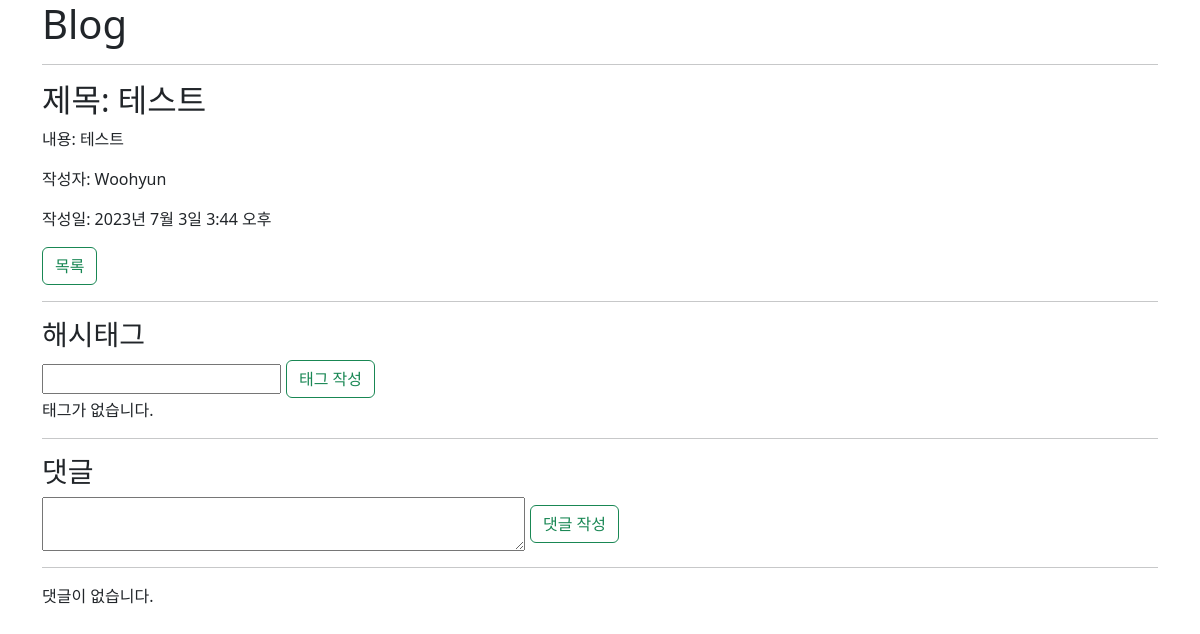
/blog/detail/1/, run on an earlier commit of the app's database.
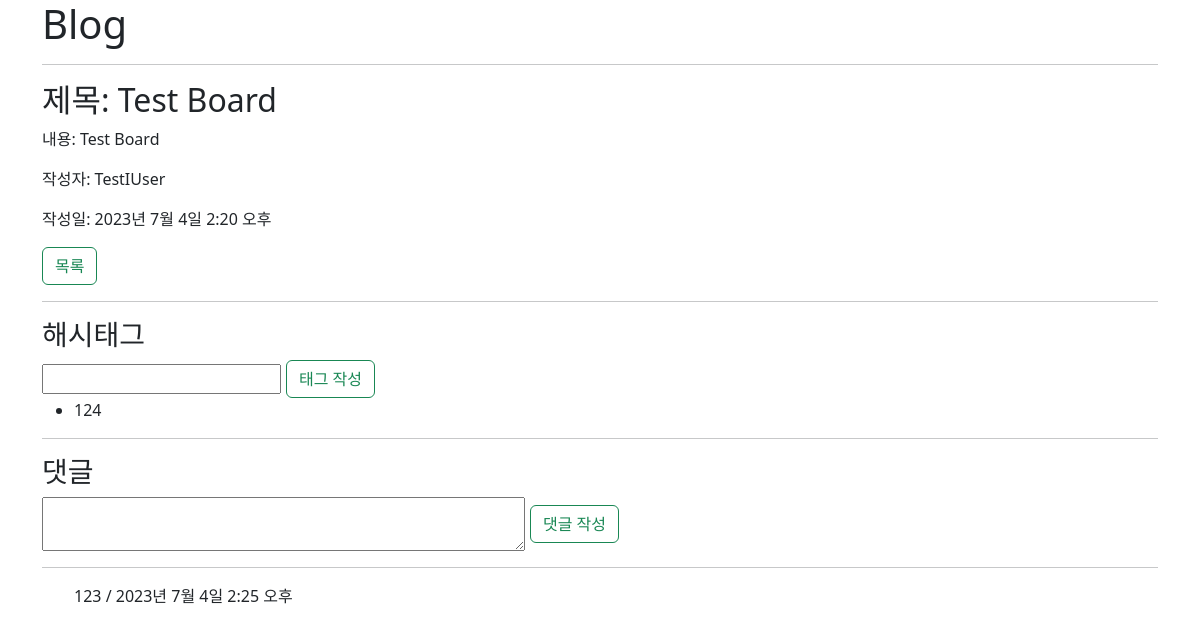
And on a later commit of the database.
### blog/models.py (models this page shows, shortened)
class Post(models.Model):
    title = models.CharField(max_length=30)
    content = models.TextField()
    writer = models.ForeignKey(User, on_delete=models.CASCADE)
    created_at = models.DateTimeField(auto_now_add=True)
    updated_at = models.DateTimeField(auto_now=True)

class HashTag(models.Model):
    post = models.ForeignKey(Post, on_delete=models.CASCADE)
    writer = models.ForeignKey(User, on_delete=models.CASCADE)
    name = models.CharField(max_length=10)
    def __str__(self):
        return self.name

class Comment(models.Model):
    post = models.ForeignKey(Post, on_delete=models.CASCADE)
    content = models.TextField()
    writer = models.ForeignKey(User, on_delete=models.CASCADE)
    created_at = models.DateTimeField(auto_now_add=True)

### user/models.py (models this page shows)
class User(AbstractUser):
    email = models.EmailField(unique=True, max_length=255)
    name = models.CharField(max_length=50, null=True, blank=True)
    is_staff = models.BooleanField(default=False)
    is_superuser = models.BooleanField(default=False)
    is_active = models.BooleanField(default=True)
    last_login = models.DateTimeField(null=True, blank=True)
    date_joined = models.DateTimeField(auto_now_add=True)
    USERNAME_FIELD = 'email'
    EMAIL_FIELD = 'email'
    REQUIRED_FIELDS = []
    objects = UserManager()

### blog/views.py (the view)
# urls.py: path("detail/<int:pk>/", DetailView.as_view(), name='detail'),
class DetailView(View):
    def get(self, request, pk):
        post = Post.objects.get(pk=pk)
        comments = Comment.objects.filter(post=post)
        hashtags = HashTag.objects.filter(post=post)
        comment_form = CommentForm()
        hashtag_form = HashTagForm()
        context = {
            'post': post,
            'comments': comments,
            'hashtags': hashtags,
            'comment_form': comment_form,
            'hashtag_form': hashtag_form,
        }
        return render(request,'blog/post_detail.html', context)

### blog/forms.py
class CommentForm(forms.ModelForm):
    class Meta:
        model = Comment
        fields = ['content']
        widgets = {
            'content': forms.Textarea(attrs={'cols': '50','rows': '2'})
        }

class HashTagForm(forms.ModelForm):
    class Meta:
        model = HashTag
        fields = ['name']

### blog/templates/blog/post_detail.html (shortened to what this page needs)
{% extends 'blog/base.html' %}
{% block content %}
{% if form.errors %}
    {% comment %} {% for errors in form.errors.values %}
        {% for error in errors %}
            <p>{{ error }}</p>
        {% endfor %}
    {% endfor %} {% endcomment %}
    {% include 'form_error.html' %}
{% else %}
    <hr>
    <h2>제목: {{ post.title }}</h2>
    <p>내용: {{ post.content }}</p>
    <p>작성자: {{ post.writer.username }}</p>
    <p>작성일: {{ post.created_at }}</p>
    <div style="display: flex;">
        <a style="margin-right: 5px;" href="/blog" class="btn btn-outline-success">목록</a>
    </div>
    <hr>
    <h3>해시태그</h3>
    <form style="display: flex; align-items: center;" action="{% url 'blog:tag-write' pk=post.pk %}" method="post">
        {{ hashtag_form.name }}
        <input style="margin-left: 5px;" type="submit" class="btn btn-outline-success" value="태그 작성"></input>
    </form>
    {% if hashtags %}
        <ul>
        {% for hashtag in hashtags %}
            <li>{{ hashtag }}
            </li>
        {% endfor %}
        </ul>
    {% else %}
        <p>태그가 없습니다.</p>
    {% endif %}
    <hr>
    <h3>댓글</h3>
    <form style="display: flex; align-items: center;" action="{% url 'blog:cm-write' pk=post.pk %}" method="post">
        {{ comment_form.content }}
        <input style="margin-left: 5px;" type="submit" class="btn btn-outline-success" value="댓글 작성"></input>
    </form>
    <hr>
    {% if comments %}
        <ul>
        {% for comment in comments %}
            <li style="display: flex;">{{ comment.content }} / {{ comment.created_at }}
            </li>
        {% endfor %}
        </ul>
    {% else %}
        <p>댓글이 없습니다.</p>
    {% endif %}
{% endif %}
{% endblock %}

### blog/templates/blog/base.html (shortened to what this page needs)
<!DOCTYPE html>
<html lang="ko">
    <head>
        <link href="https://cdn.jsdelivr.net/npm/bootstrap@5.2.3/dist/css/bootstrap.min.css" rel="stylesheet">
    </head>
    <body>
        <main class="container">
            <h1>Blog</h1>
            {% block content %}
            {% endblock %}
        </main>
    </body>
</html>

What changed in the data, as far as the page shows it:
changed Post: title "테스트" → "Test Board"; content "테스트" → "Test Board"; writer.username "Woohyun" → "TestIUser"; created_at "2023년 7월 3일 3:44 오후" → "2023년 7월 4일 2:20 오후"
added HashTag: name "124"
added Comment: content "123", created_at "2023년 7월 4일 2:25 오후"
Also different on the page:
text no longer shown: "태그가 없습니다. 댓글이 없습니다."
